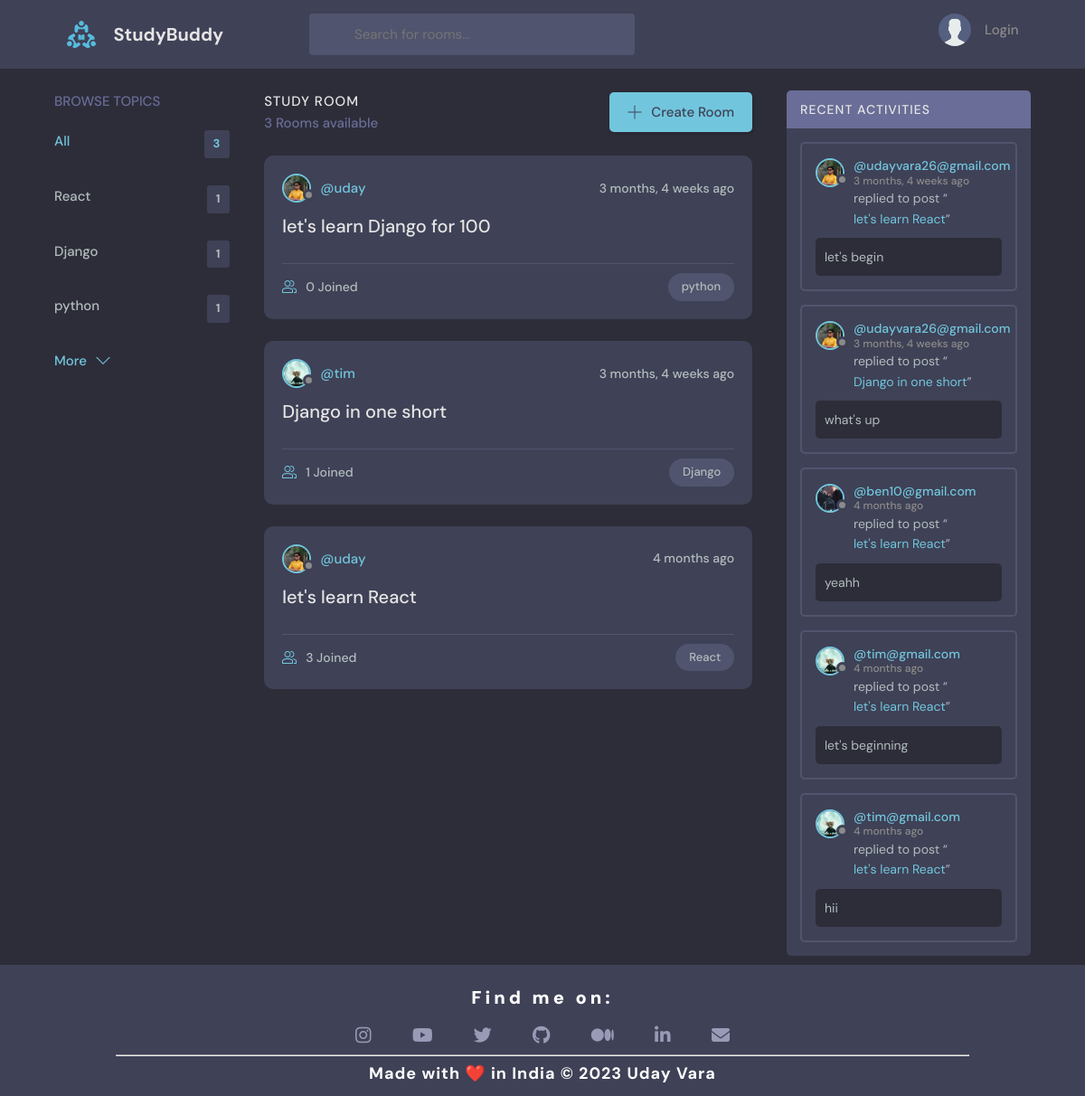
The app's page /, older data.
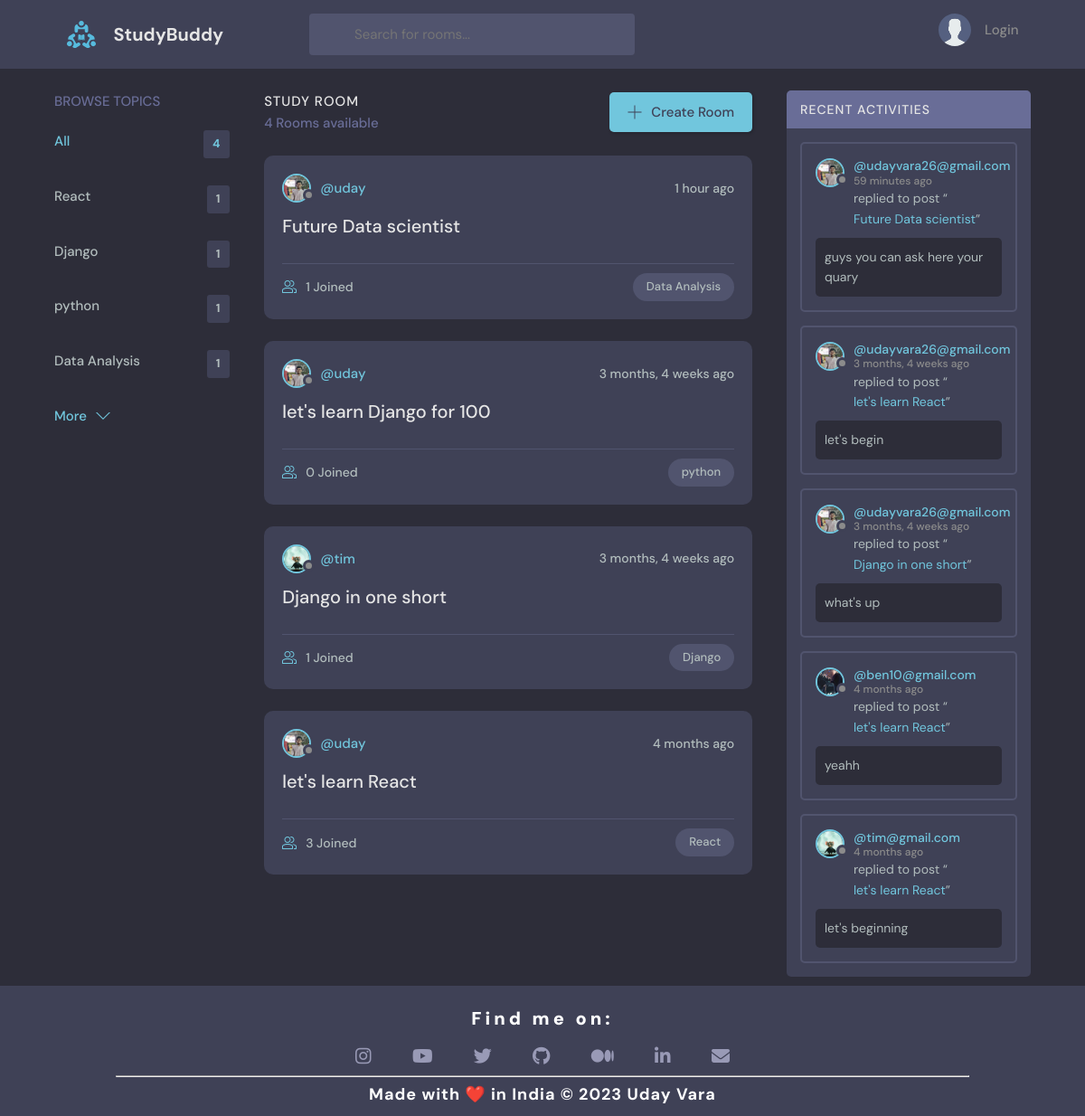
The same page, newer data.
### base/models.py (models this page shows, shortened)
class Topic(models.Model):
    name = models.CharField(max_length=200)

class Room(models.Model):
    host = models.ForeignKey(User, on_delete=models.SET_NULL, null=True)
    topic = models.ForeignKey(Topic, on_delete=models.SET_NULL, null=True)
    name = models.CharField(max_length=200)
    description = models.TextField(null=True, blank=True)
    participants = models.ManyToManyField(User, related_name='participants', blank=True)
    update = models.DateTimeField(auto_now=True)
    created = models.DateTimeField(auto_now_add=True)
    class Meta:
        ordering = ['-update', '-created']
    def __str__(self):
        return self.name

class User(AbstractUser):
    name = models.CharField(max_length= 200 , null= True)
    email = models.EmailField( unique=True,null= True)
    bio = models.TextField(null= True)
    avatar = models.ImageField(null = True , default = "avatar.svg")
    USERNAME_FIELD = 'email'
    REQUIRED_FIELDS = ['username']

class Message(models.Model):
    user = models.ForeignKey(User,on_delete=models.CASCADE)
    room= models.ForeignKey(Room,on_delete=models.CASCADE)
    body = models.TextField()
    update = models.DateTimeField(auto_now=True)
    created = models.DateTimeField(auto_now_add=True)
    class Meta:
        ordering = ['-update', '-created']

### base/views.py (the view)
# urls.py: path('',views.home, name = 'home'),
def home(request):
    q = request.GET.get('q') if request.GET.get('q')  != None else ''
    rooms = Room.objects.filter(
        Q(topic__name__icontains=q) |
        Q(name__icontains=q) |
        Q(description__icontains=q)
        )
    topics = Topic.objects.all()[0:5]
    room_count =  rooms.count()
    room_messages = Message.objects.filter(Q(room__topic__name__icontains=q))[0:5]
    context =  {'rooms': rooms , 'topics': topics , 'room_count' : room_count , 'room_messages': room_messages}
    return render(request, 'base/home.html',context)

### base/templates/base/home.html (shortened to what this page needs)
{% extends 'main.html' %}
{% block content %}
<main class="layout layout--3">
      <div class="container">
        {% include 'base/topics_component.html' %}
        <div class="roomList">
          <div class="roomList__header">
            <div>
              <h2>Study Room</h2>
              <p>{{room_count}} Rooms available</p>
            </div>
            <a class="btn btn--main" href="{% url 'create-room' %}">
              <svg version="1.1" xmlns="http://www.w3.org/2000/svg" width="32" height="32" viewBox="0 0 32 32">
                <title>add</title>
                <path
                  d="M16.943 0.943h-1.885v14.115h-14.115v1.885h14.115v14.115h1.885v-14.115h14.115v-1.885h-14.115v-14.115z"
                ></path>
              </svg>
              Create Room
            </a>
          </div>
          {% include 'base/feed_component.html' %}
        </div>
        {% include 'base/activity_component.html' %}
      </div>
</main>
{% include 'footer.html' %}
{% endblock %}

### base/templates/base/topics_component.html
<div class="topics">
    <div class="topics__header">
      <h2>Browse Topics</h2>
    </div>
    <ul class="topics__list">
      <li>
        <a href="{% url 'home' %}" class="active">All<span>{{topics.count}}</span></a>
      </li>
      {% for topic in topics %}
      <li>
        <a href="{% url 'home' %}?q={{topic.name}}">{{topic.name}}<span>{{topic.room_set.all.count}}</span></a>
      </li>
      {% endfor %}
    </ul>
    <a class="btn btn--link" href=" {% url 'topics' %}">
      More
      <svg version="1.1" xmlns="http://www.w3.org/2000/svg" width="32" height="32" viewBox="0 0 32 32">
        <title>chevron-down</title>
        <path d="M16 21l-13-13h-3l16 16 16-16h-3l-13 13z"></path>
      </svg>
    </a>
  </div>

### base/templates/base/feed_component.html (shortened to what this page needs)
{% for room in rooms %}
<div class="roomListRoom">
    <div class="roomListRoom__header">
        {% if room.host %}
        <a href="{% url 'user-Profile' room.host.id %}" class="roomListRoom__author">
         {% endif %}
        <div class="avatar avatar--small">
          <img src="{{room.host.avatar.url}}" />
        </div>
        <span>@{{room.host.username}}</span>
      </a>
      <div class="roomListRoom__actions">
        <span>{{room.created|timesince}} ago</span>
      </div>
    </div>
    <div class="roomListRoom__content">
      <a href="{% url 'room' room.id %}">{{room.name}}</a>
    </div>
    <div class="roomListRoom__meta">
      <a href="{% url 'room' room.id %}" class="roomListRoom__joined">
        {{room.participants.all.count}} Joined
      </a>
      <p class="roomListRoom__topic">{{room.topic.name}}</p>
    </div>
</div>
{% endfor %}

### base/templates/base/activity_component.html (shortened to what this page needs)
<div class="activities">
    <div class="activities__header">
      <h2>Recent Activities</h2>
    </div>
    {% for message in room_messages %}
    <div class="activities__box">
      <div class="activities__boxHeader roomListRoom__header">
        <a href="{% url 'user-Profile' message.user.id %}" class="roomListRoom__author">
          <div class="avatar avatar--small">
            <img src="{{message.user.avatar.url}}" />
          </div>
          <p>
            @{{ message.user }}
            <span> {{ message.created|timesince }} ago</span>
          </p>
        </a>
    </div>
      <div class="activities__boxContent">
        <p>replied to post “<a href="{% url 'room' message.room.id %}">{{message.room}}</a>”</p>
        <div class="activities__boxRoomContent">
          {{message.body}}
        </div>
      </div>
    </div>
    {% endfor %}
</div>

Row changes from the older to the newer data that the page shows:
no longer on this page (row unchanged): Message: user.avatar (picture), user "tim@gmail.com", created "4 months", room "let's learn React", body "hii"
added Topic: name "Data Analysis", room_set.all.count "1"
added Room: host.avatar (picture), host.username "uday", created "1 hour", name "Future Data scientist", participants.all.count "1", topic.name "Data Analysis"
changed through a linked row, Room "let's learn Django for 100": host.avatar: a different picture
changed through a linked row, Room "let's learn React": host.avatar: a different picture
added Message: user.avatar (picture), user "udayvara26@gmail.com", created "59 minutes", room "Future Data scientist", body "guys you can ask here your quary"
changed through a linked row, Message "let's begin": user.avatar: a different picture
changed through a linked row, Message "what's up": user.avatar: a different picture
Text that changed along with them:
{{ topics.count }}: "3" → "4"
{{ room_count }}: "3" → "4"
